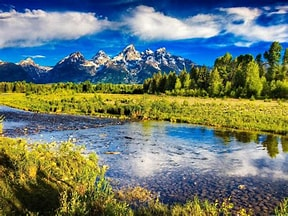
#> input picture Day_1 TASK/image.jpeg, 288 x 216 px
$ jupyter execute masking.ipynb
#> lines starting #> are read from the running program, lines starting #| are printed output that depends on the picture; after the words box and inside, x2 and y2 are one past the last pixel; in counts of white or black regions, pixels touching at a corner belong together
# masking an image

[cell 1]
import cv2
import numpy as np

image = cv2.imread('image.jpeg')
#> image is the input picture: shape (216, 288, 3); mean B, G, R 112.7, 122.4, 107.1

if image is not None:
    mask = np.zeros_like(image, dtype=np.uint8)

    roi_start_point = (100, 100)
    roi_end_point = (300, 300)
    color = (255, 255, 255)
    thickness = -1
    cv2.rectangle(mask, roi_start_point, roi_end_point, color, thickness)
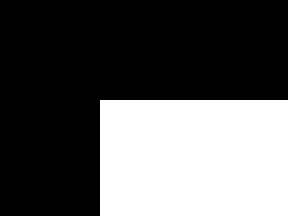
#> mask: shape (216, 288, 3); 35.1% white; 1 white region, box (x1, y1, x2, y2) and area: (100, 100, 288, 216) 21808


    masked_image = cv2.bitwise_and(image, mask)
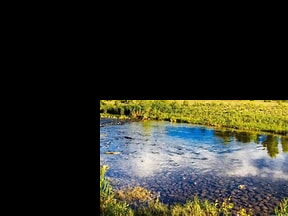
#> masked_image: shape (216, 288, 3); mean B, G, R 37.3, 45.8, 45

    cv2.imshow('Original Image', image)
    cv2.imshow('Mask', mask)
    cv2.imshow('Masked Image', masked_image)
    cv2.waitKey(0)
    cv2.destroyAllWindows()
else:
    print("Image not loaded successfully.")
